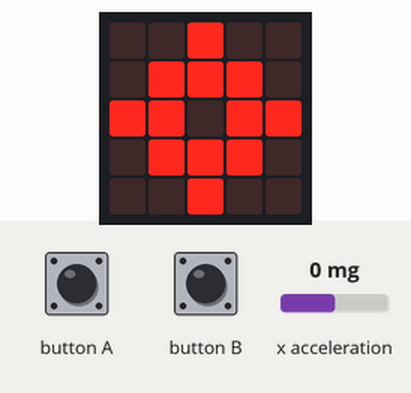
Bench run of a program on a simulated BBC micro:bit running MicroPython. Parts: the board's 5×5 LED display. Inputs (shaded band) come from the test bench; at power-on: x acceleration 0 mg.

Above: at 1.2 s.
1.3 s: button A pressed for 0.15 s
At 2.4 s:
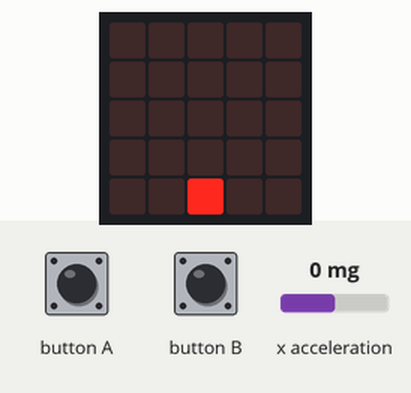
Timing chart, 0 to 4.3 s (numbered marks = the images above; inputs shaded):
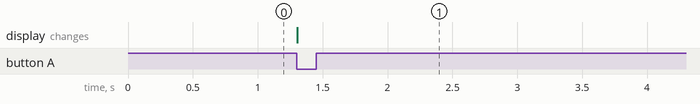

The program:

invaders_2.py
```python
from microbit import *


def wait_for_button():
    while not (button_a.was_pressed() or button_b.was_pressed()):
        sleep(1)

# tag::handle_input[]
class Game:

    def handle_input(self):
        acc_x = accelerometer.get_x()

        if acc_x < -0:
            self.x -= 1
        if acc_x > 0:
            self.x += 1

    # end::handle_input[]

    def reset(self):
        # Initial values
        self.x = 2

    def draw(self):
        display.clear()
        display.set_pixel(self.x, 4, 9)

    def game_over(self):
        return False


display.show(Image.TARGET)
wait_for_button()

game = Game() # Create our game object.
game.reset() # Reset the game state.

# tag::main_loop[]
while not game.game_over():
    game.handle_input()
    game.draw()
    sleep(150)
# end::main_loop[]
```

Measured:
- after the input at 1.3 s, the display: changes at once (image 1)
